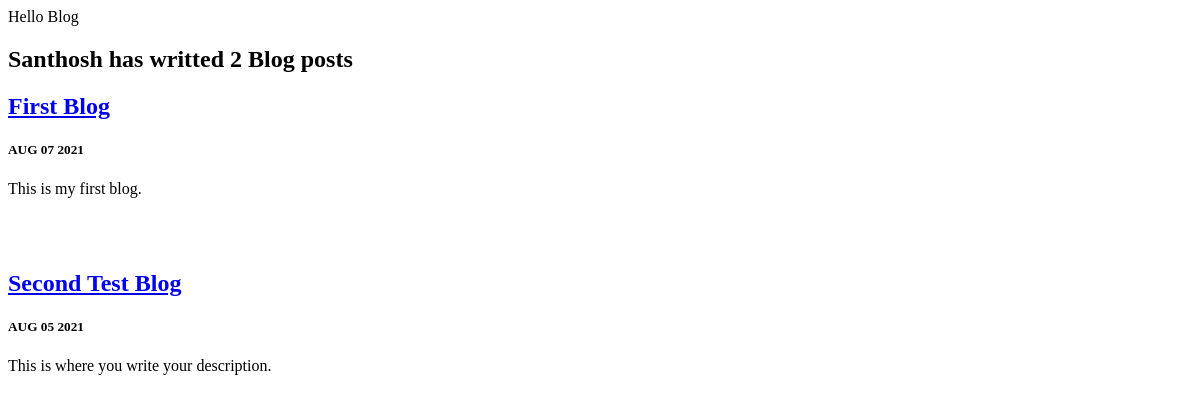
The page /blog/ on the database as committed earlier.
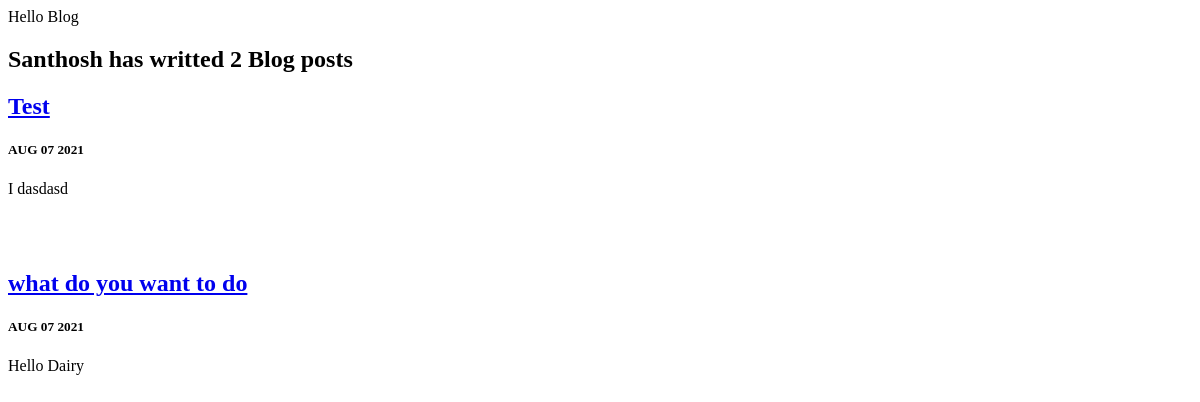
The same page on the database as committed later.
### blog/models.py (models this page shows, shortened)
class Blog(models.Model):
    title = models.CharField(max_length=200)
    description = models.TextField(max_length=100)
    date = models.DateField()

### blog/views.py (the view)
# urls.py: path('', views.all_blogs, name='all_blogs'),
def all_blogs(request):
    Blog_objects = Blog.objects.order_by('-date') #[:2]
    return render(request, 'blog/all_blogs.html',{'Blogs':Blog_objects})

### blog/templates/blog/all_blogs.html (shortened to what this page needs)
<h2>Santhosh has writted {{ Blogs.count }} Blog post{{ Blogs.count|pluralize }}</h2>
{% for Blog in Blogs %}
<a href="{% url 'blog:details' Blog.id %}"><h2>  {{ Blog.title }} </h2> </a>
<h5>  {{ Blog.date|date:'M d Y'|upper }}</h5>
<p>  {{ Blog.description|striptags|truncatechars:50 }} </p>
{% endfor %}

Rows that differ between the two databases and show on the page:
removed Blog: title "First Blog", date "AUG 07 2021", description "This is my first blog."
removed Blog: title "Second Test Blog", date "AUG 05 2021", description "This is where you write your description."
added Blog: title "Test", date "AUG 07 2021", description "I dasdasd"
added Blog: title "what do you want to do", date "AUG 07 2021", description "Hello Dairy"
